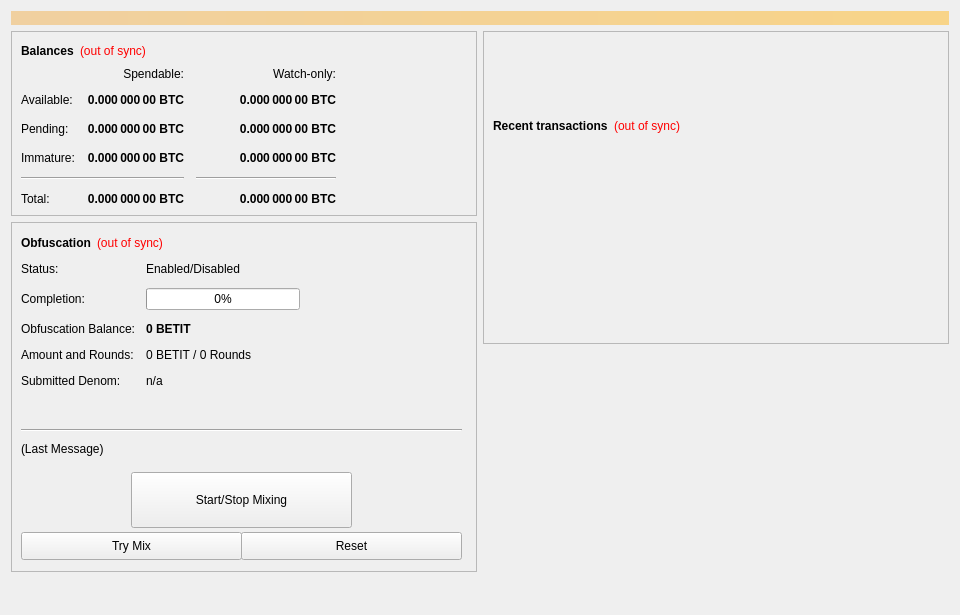
<?xml version="1.0" encoding="UTF-8"?>
<ui version="4.0">
 <class>OverviewPage</class>
 <widget class="QWidget" name="OverviewPage">
  <property name="geometry">
   <rect>
    <x>0</x>
    <y>0</y>
    <width>960</width>
    <height>615</height>
   </rect>
  </property>
  <property name="minimumSize">
   <size>
    <width>960</width>
    <height>0</height>
   </size>
  </property>
  <property name="windowTitle">
   <string>Form</string>
  </property>
  <layout class="QVBoxLayout" name="topLayout">
   <item>
    <widget class="QLabel" name="labelAlerts">
     <property name="visible">
      <bool>false</bool>
     </property>
     <property name="styleSheet">
      <string notr="true">background-color: qlineargradient(x1: 0, y1: 0, x2: 1, y2: 0, stop:0 #F0D0A0, stop:1 #F8D488); color:#000000;</string>
     </property>
     <property name="wordWrap">
      <bool>true</bool>
     </property>
     <property name="margin">
      <number>3</number>
     </property>
    </widget>
   </item>
   <item>
    <layout class="QHBoxLayout" name="horizontalLayout" stretch="1,1">
     <item>
      <layout class="QVBoxLayout" name="verticalLayout_2">
       <item>
        <widget class="QFrame" name="frame">
         <property name="frameShape">
          <enum>QFrame::StyledPanel</enum>
         </property>
         <property name="frameShadow">
          <enum>QFrame::Raised</enum>
         </property>
         <layout class="QVBoxLayout" name="verticalLayout_4">
          <item>
           <layout class="QHBoxLayout" name="horizontalLayout_4">
            <item>
             <widget class="QLabel" name="label_5">
              <property name="font">
               <font>
                <weight>75</weight>
                <bold>true</bold>
               </font>
              </property>
              <property name="text">
               <string>Balances</string>
              </property>
             </widget>
            </item>
            <item>
             <widget class="QLabel" name="labelWalletStatus">
              <property name="cursor">
               <cursorShape>WhatsThisCursor</cursorShape>
              </property>
              <property name="toolTip">
               <string>The displayed information may be out of date. Your wallet automatically synchronizes with the Benitoite network after a connection is established, but this process has not completed yet.</string>
              </property>
              <property name="styleSheet">
               <string notr="true">QLabel { color: red; }</string>
              </property>
              <property name="text">
               <string notr="true">(out of sync)</string>
              </property>
              <property name="alignment">
               <set>Qt::AlignLeading|Qt::AlignLeft|Qt::AlignVCenter</set>
              </property>
             </widget>
            </item>
            <item>
             <spacer name="horizontalSpacer_3">
              <property name="orientation">
               <enum>Qt::Horizontal</enum>
              </property>
              <property name="sizeHint" stdset="0">
               <size>
                <width>40</width>
                <height>20</height>
               </size>
              </property>
             </spacer>
            </item>
           </layout>
          </item>
          <item>
           <layout class="QGridLayout" name="gridLayout">
            <property name="spacing">
             <number>12</number>
            </property>
            <item row="2" column="2">
             <widget class="QLabel" name="labelWatchPending">
              <property name="font">
               <font>
                <weight>75</weight>
                <bold>true</bold>
               </font>
              </property>
              <property name="cursor">
               <cursorShape>IBeamCursor</cursorShape>
              </property>
              <property name="toolTip">
               <string>Unconfirmed transactions to watch-only addresses</string>
              </property>
              <property name="text">
               <string notr="true">0.000 000 00 BTC</string>
              </property>
              <property name="alignment">
               <set>Qt::AlignRight|Qt::AlignTrailing|Qt::AlignVCenter</set>
              </property>
              <property name="textInteractionFlags">
               <set>Qt::LinksAccessibleByMouse|Qt::TextSelectableByKeyboard|Qt::TextSelectableByMouse</set>
              </property>
             </widget>
            </item>
            <item row="2" column="1">
             <widget class="QLabel" name="labelUnconfirmed">
              <property name="font">
               <font>
                <weight>75</weight>
                <bold>true</bold>
               </font>
              </property>
              <property name="cursor">
               <cursorShape>IBeamCursor</cursorShape>
              </property>
              <property name="toolTip">
               <string>Total of transactions that have yet to be confirmed, and do not yet count toward the spendable balance</string>
              </property>
              <property name="text">
               <string notr="true">0.000 000 00 BTC</string>
              </property>
              <property name="alignment">
               <set>Qt::AlignRight|Qt::AlignTrailing|Qt::AlignVCenter</set>
              </property>
              <property name="textInteractionFlags">
               <set>Qt::LinksAccessibleByMouse|Qt::TextSelectableByKeyboard|Qt::TextSelectableByMouse</set>
              </property>
             </widget>
            </item>
            <item row="3" column="2">
             <widget class="QLabel" name="labelWatchImmature">
              <property name="font">
               <font>
                <weight>75</weight>
                <bold>true</bold>
               </font>
              </property>
              <property name="cursor">
               <cursorShape>IBeamCursor</cursorShape>
              </property>
              <property name="toolTip">
               <string>Staked or masternode rewards in watch-only addresses that has not yet matured</string>
              </property>
              <property name="text">
               <string notr="true">0.000 000 00 BTC</string>
              </property>
              <property name="alignment">
               <set>Qt::AlignRight|Qt::AlignTrailing|Qt::AlignVCenter</set>
              </property>
              <property name="textInteractionFlags">
               <set>Qt::LinksAccessibleByMouse|Qt::TextSelectableByKeyboard|Qt::TextSelectableByMouse</set>
              </property>
             </widget>
            </item>
            <item row="4" column="0" colspan="2">
             <widget class="Line" name="lineSpendableBalance">
              <property name="orientation">
               <enum>Qt::Horizontal</enum>
              </property>
             </widget>
            </item>
            <item row="4" column="2">
             <widget class="Line" name="lineWatchBalance">
              <property name="sizePolicy">
               <sizepolicy hsizetype="Preferred" vsizetype="Fixed">
                <horstretch>0</horstretch>
                <verstretch>0</verstretch>
               </sizepolicy>
              </property>
              <property name="minimumSize">
               <size>
                <width>140</width>
                <height>0</height>
               </size>
              </property>
              <property name="orientation">
               <enum>Qt::Horizontal</enum>
              </property>
             </widget>
            </item>
            <item row="5" column="0">
             <widget class="QLabel" name="labelTotalText">
              <property name="text">
               <string>Total:</string>
              </property>
             </widget>
            </item>
            <item row="3" column="1">
             <widget class="QLabel" name="labelImmature">
              <property name="font">
               <font>
                <weight>75</weight>
                <bold>true</bold>
               </font>
              </property>
              <property name="cursor">
               <cursorShape>IBeamCursor</cursorShape>
              </property>
              <property name="toolTip">
               <string>Staked or masternode rewards that has not yet matured</string>
              </property>
              <property name="text">
               <string notr="true">0.000 000 00 BTC</string>
              </property>
              <property name="alignment">
               <set>Qt::AlignRight|Qt::AlignTrailing|Qt::AlignVCenter</set>
              </property>
              <property name="textInteractionFlags">
               <set>Qt::LinksAccessibleByMouse|Qt::TextSelectableByKeyboard|Qt::TextSelectableByMouse</set>
              </property>
             </widget>
            </item>
            <item row="2" column="3">
             <spacer name="horizontalSpacer_2">
              <property name="orientation">
               <enum>Qt::Horizontal</enum>
              </property>
              <property name="sizeHint" stdset="0">
               <size>
                <width>40</width>
                <height>20</height>
               </size>
              </property>
             </spacer>
            </item>
            <item row="3" column="0">
             <widget class="QLabel" name="labelImmatureText">
              <property name="text">
               <string>Immature:</string>
              </property>
             </widget>
            </item>
            <item row="5" column="1">
             <widget class="QLabel" name="labelTotal">
              <property name="font">
               <font>
                <weight>75</weight>
                <bold>true</bold>
               </font>
              </property>
              <property name="cursor">
               <cursorShape>IBeamCursor</cursorShape>
              </property>
              <property name="toolTip">
               <string>Your current total balance</string>
              </property>
              <property name="text">
               <string notr="true">0.000 000 00 BTC</string>
              </property>
              <property name="alignment">
               <set>Qt::AlignRight|Qt::AlignTrailing|Qt::AlignVCenter</set>
              </property>
              <property name="textInteractionFlags">
               <set>Qt::LinksAccessibleByMouse|Qt::TextSelectableByKeyboard|Qt::TextSelectableByMouse</set>
              </property>
             </widget>
            </item>
            <item row="5" column="2">
             <widget class="QLabel" name="labelWatchTotal">
              <property name="font">
               <font>
                <weight>75</weight>
                <bold>true</bold>
               </font>
              </property>
              <property name="cursor">
               <cursorShape>IBeamCursor</cursorShape>
              </property>
              <property name="toolTip">
               <string>Current total balance in watch-only addresses</string>
              </property>
              <property name="text">
               <string notr="true">0.000 000 00 BTC</string>
              </property>
              <property name="alignment">
               <set>Qt::AlignRight|Qt::AlignTrailing|Qt::AlignVCenter</set>
              </property>
              <property name="textInteractionFlags">
               <set>Qt::LinksAccessibleByMouse|Qt::TextSelectableByKeyboard|Qt::TextSelectableByMouse</set>
              </property>
             </widget>
            </item>
            <item row="0" column="2">
             <widget class="QLabel" name="labelWatchonly">
              <property name="text">
               <string>Watch-only:</string>
              </property>
              <property name="alignment">
               <set>Qt::AlignRight|Qt::AlignTrailing|Qt::AlignVCenter</set>
              </property>
             </widget>
            </item>
            <item row="1" column="0">
             <widget class="QLabel" name="labelBalanceText">
              <property name="text">
               <string>Available:</string>
              </property>
             </widget>
            </item>
            <item row="1" column="1">
             <widget class="QLabel" name="labelBalance">
              <property name="font">
               <font>
                <weight>75</weight>
                <bold>true</bold>
               </font>
              </property>
              <property name="cursor">
               <cursorShape>IBeamCursor</cursorShape>
              </property>
              <property name="toolTip">
               <string>Your current spendable balance</string>
              </property>
              <property name="text">
               <string notr="true">0.000 000 00 BTC</string>
              </property>
              <property name="alignment">
               <set>Qt::AlignRight|Qt::AlignTrailing|Qt::AlignVCenter</set>
              </property>
              <property name="textInteractionFlags">
               <set>Qt::LinksAccessibleByMouse|Qt::TextSelectableByKeyboard|Qt::TextSelectableByMouse</set>
              </property>
             </widget>
            </item>
            <item row="1" column="2">
             <widget class="QLabel" name="labelWatchAvailable">
              <property name="font">
               <font>
                <weight>75</weight>
                <bold>true</bold>
               </font>
              </property>
              <property name="cursor">
               <cursorShape>IBeamCursor</cursorShape>
              </property>
              <property name="toolTip">
               <string>Your current balance in watch-only addresses</string>
              </property>
              <property name="text">
               <string notr="true">0.000 000 00 BTC</string>
              </property>
              <property name="alignment">
               <set>Qt::AlignRight|Qt::AlignTrailing|Qt::AlignVCenter</set>
              </property>
              <property name="textInteractionFlags">
               <set>Qt::LinksAccessibleByMouse|Qt::TextSelectableByKeyboard|Qt::TextSelectableByMouse</set>
              </property>
             </widget>
            </item>
            <item row="2" column="0">
             <widget class="QLabel" name="labelPendingText">
              <property name="text">
               <string>Pending:</string>
              </property>
             </widget>
            </item>
            <item row="0" column="1">
             <widget class="QLabel" name="labelSpendable">
              <property name="text">
               <string>Spendable:</string>
              </property>
              <property name="alignment">
               <set>Qt::AlignRight|Qt::AlignTrailing|Qt::AlignVCenter</set>
              </property>
             </widget>
            </item>
           </layout>
          </item>
         </layout>
        </widget>
       </item>
       <item>
        <widget class="QFrame" name="frameObfuscation">
         <property name="minimumSize">
          <size>
           <width>0</width>
           <height>350</height>
          </size>
         </property>
         <property name="layoutDirection">
          <enum>Qt::LeftToRight</enum>
         </property>
         <property name="frameShape">
          <enum>QFrame::StyledPanel</enum>
         </property>
         <property name="frameShadow">
          <enum>QFrame::Raised</enum>
         </property>
         <widget class="QWidget" name="formLayoutWidget">
          <property name="geometry">
           <rect>
            <x>10</x>
            <y>40</y>
            <width>451</width>
            <height>161</height>
           </rect>
          </property>
          <layout class="QFormLayout" name="formLayout">
           <property name="fieldGrowthPolicy">
            <enum>QFormLayout::AllNonFixedFieldsGrow</enum>
           </property>
           <property name="horizontalSpacing">
            <number>11</number>
           </property>
           <property name="verticalSpacing">
            <number>12</number>
           </property>
           <item row="0" column="0">
            <widget class="QLabel" name="label_6">
             <property name="text">
              <string>Status:</string>
             </property>
            </widget>
           </item>
           <item row="1" column="0">
            <widget class="QLabel" name="label_7">
             <property name="text">
              <string>Completion:</string>
             </property>
            </widget>
           </item>
           <item row="1" column="1">
            <widget class="QProgressBar" name="obfuscationProgress">
             <property name="maximumSize">
              <size>
               <width>154</width>
               <height>16777215</height>
              </size>
             </property>
             <property name="value">
              <number>0</number>
             </property>
            </widget>
           </item>
           <item row="2" column="0">
            <widget class="QLabel" name="labelAnonymizedText">
             <property name="text">
              <string>Obfuscation Balance:</string>
             </property>
            </widget>
           </item>
           <item row="2" column="1">
            <widget class="QLabel" name="labelAnonymized">
             <property name="font">
              <font>
               <weight>75</weight>
               <bold>true</bold>
              </font>
             </property>
             <property name="text">
              <string notr="true">0 BETIT</string>
             </property>
            </widget>
           </item>
           <item row="3" column="0">
            <widget class="QLabel" name="label_8">
             <property name="text">
              <string>Amount and Rounds:</string>
             </property>
            </widget>
           </item>
           <item row="3" column="1">
            <widget class="QLabel" name="labelAmountRounds">
             <property name="text">
              <string>0 BETIT / 0 Rounds</string>
             </property>
            </widget>
           </item>
           <item row="4" column="0">
            <widget class="QLabel" name="label_9">
             <property name="text">
              <string>Submitted Denom:</string>
             </property>
            </widget>
           </item>
           <item row="4" column="1">
            <widget class="QLabel" name="labelSubmittedDenom">
             <property name="toolTip">
              <string>The denominations you submitted to the Masternode.&lt;br&gt;To mix, other users must submit the exact same denominations.</string>
             </property>
             <property name="text">
              <string>n/a</string>
             </property>
            </widget>
           </item>
           <item row="0" column="1">
            <widget class="QLabel" name="obfuscationEnabled">
             <property name="text">
              <string>Enabled/Disabled</string>
             </property>
            </widget>
           </item>
          </layout>
         </widget>
         <widget class="QPushButton" name="runAutoDenom">
          <property name="geometry">
           <rect>
            <x>251</x>
            <y>17</y>
            <width>1</width>
            <height>1</height>
           </rect>
          </property>
          <property name="palette">
           <palette>
            <active>
             <colorrole role="WindowText">
              <brush brushstyle="SolidPattern">
               <color alpha="255">
                <red>0</red>
                <green>0</green>
                <blue>0</blue>
               </color>
              </brush>
             </colorrole>
             <colorrole role="Button">
              <brush brushstyle="SolidPattern">
               <color alpha="255">
                <red>239</red>
                <green>238</green>
                <blue>238</blue>
               </color>
              </brush>
             </colorrole>
             <colorrole role="Light">
              <brush brushstyle="SolidPattern">
               <color alpha="255">
                <red>255</red>
                <green>255</green>
                <blue>255</blue>
               </color>
              </brush>
             </colorrole>
             <colorrole role="Midlight">
              <brush brushstyle="SolidPattern">
               <color alpha="255">
                <red>247</red>
                <green>246</green>
                <blue>246</blue>
               </color>
              </brush>
             </colorrole>
             <colorrole role="Dark">
              <brush brushstyle="SolidPattern">
               <color alpha="255">
                <red>119</red>
                <green>119</green>
                <blue>119</blue>
               </color>
              </brush>
             </colorrole>
             <colorrole role="Mid">
              <brush brushstyle="SolidPattern">
               <color alpha="255">
                <red>159</red>
                <green>159</green>
                <blue>159</blue>
               </color>
              </brush>
             </colorrole>
             <colorrole role="Text">
              <brush brushstyle="SolidPattern">
               <color alpha="255">
                <red>0</red>
                <green>0</green>
                <blue>0</blue>
               </color>
              </brush>
             </colorrole>
             <colorrole role="BrightText">
              <brush brushstyle="SolidPattern">
               <color alpha="255">
                <red>255</red>
                <green>255</green>
                <blue>255</blue>
               </color>
              </brush>
             </colorrole>
             <colorrole role="ButtonText">
              <brush brushstyle="SolidPattern">
               <color alpha="255">
                <red>0</red>
                <green>0</green>
                <blue>0</blue>
               </color>
              </brush>
             </colorrole>
             <colorrole role="Base">
              <brush brushstyle="SolidPattern">
               <color alpha="255">
                <red>255</red>
                <green>255</green>
                <blue>255</blue>
               </color>
              </brush>
             </colorrole>
             <colorrole role="Window">
              <brush brushstyle="SolidPattern">
               <color alpha="255">
                <red>239</red>
                <green>238</green>
                <blue>238</blue>
               </color>
              </brush>
             </colorrole>
             <colorrole role="Shadow">
              <brush brushstyle="SolidPattern">
               <color alpha="255">
                <red>0</red>
                <green>0</green>
                <blue>0</blue>
               </color>
              </brush>
             </colorrole>
             <colorrole role="AlternateBase">
              <brush brushstyle="SolidPattern">
               <color alpha="255">
                <red>247</red>
                <green>246</green>
                <blue>246</blue>
               </color>
              </brush>
             </colorrole>
             <colorrole role="ToolTipBase">
              <brush brushstyle="SolidPattern">
               <color alpha="255">
                <red>255</red>
                <green>255</green>
                <blue>220</blue>
               </color>
              </brush>
             </colorrole>
             <colorrole role="ToolTipText">
              <brush brushstyle="SolidPattern">
               <color alpha="255">
                <red>0</red>
                <green>0</green>
                <blue>0</blue>
               </color>
              </brush>
             </colorrole>
            </active>
            <inactive>
             <colorrole role="WindowText">
              <brush brushstyle="SolidPattern">
               <color alpha="255">
                <red>0</red>
                <green>0</green>
                <blue>0</blue>
               </color>
              </brush>
             </colorrole>
             <colorrole role="Button">
              <brush brushstyle="SolidPattern">
               <color alpha="255">
                <red>239</red>
                <green>238</green>
                <blue>238</blue>
               </color>
              </brush>
             </colorrole>
             <colorrole role="Light">
              <brush brushstyle="SolidPattern">
               <color alpha="255">
                <red>255</red>
                <green>255</green>
                <blue>255</blue>
               </color>
              </brush>
             </colorrole>
             <colorrole role="Midlight">
              <brush brushstyle="SolidPattern">
               <color alpha="255">
                <red>247</red>
                <green>246</green>
                <blue>246</blue>
               </color>
              </brush>
             </colorrole>
             <colorrole role="Dark">
              <brush brushstyle="SolidPattern">
               <color alpha="255">
                <red>119</red>
                <green>119</green>
                <blue>119</blue>
               </color>
              </brush>
             </colorrole>
             <colorrole role="Mid">
              <brush brushstyle="SolidPattern">
               <color alpha="255">
                <red>159</red>
                <green>159</green>
                <blue>159</blue>
               </color>
              </brush>
             </colorrole>
             <colorrole role="Text">
              <brush brushstyle="SolidPattern">
               <color alpha="255">
                <red>0</red>
                <green>0</green>
                <blue>0</blue>
               </color>
              </brush>
             </colorrole>
             <colorrole role="BrightText">
              <brush brushstyle="SolidPattern">
               <color alpha="255">
                <red>255</red>
                <green>255</green>
                <blue>255</blue>
               </color>
              </brush>
             </colorrole>
             <colorrole role="ButtonText">
              <brush brushstyle="SolidPattern">
               <color alpha="255">
                <red>0</red>
                <green>0</green>
                <blue>0</blue>
               </color>
              </brush>
             </colorrole>
             <colorrole role="Base">
              <brush brushstyle="SolidPattern">
               <color alpha="255">
                <red>255</red>
                <green>255</green>
                <blue>255</blue>
               </color>
              </brush>
             </colorrole>
             <colorrole role="Window">
              <brush brushstyle="SolidPattern">
               <color alpha="255">
                <red>239</red>
                <green>238</green>
                <blue>238</blue>
               </color>
              </brush>
             </colorrole>
             <colorrole role="Shadow">
              <brush brushstyle="SolidPattern">
               <color alpha="255">
                <red>0</red>
                <green>0</green>
                <blue>0</blue>
               </color>
              </brush>
             </colorrole>
             <colorrole role="AlternateBase">
              <brush brushstyle="SolidPattern">
               <color alpha="255">
                <red>247</red>
                <green>246</green>
                <blue>246</blue>
               </color>
              </brush>
             </colorrole>
             <colorrole role="ToolTipBase">
              <brush brushstyle="SolidPattern">
               <color alpha="255">
                <red>255</red>
                <green>255</green>
                <blue>220</blue>
               </color>
              </brush>
             </colorrole>
             <colorrole role="ToolTipText">
              <brush brushstyle="SolidPattern">
               <color alpha="255">
                <red>0</red>
                <green>0</green>
                <blue>0</blue>
               </color>
              </brush>
             </colorrole>
            </inactive>
            <disabled>
             <colorrole role="WindowText">
              <brush brushstyle="SolidPattern">
               <color alpha="255">
                <red>119</red>
                <green>119</green>
                <blue>119</blue>
               </color>
              </brush>
             </colorrole>
             <colorrole role="Button">
              <brush brushstyle="SolidPattern">
               <color alpha="255">
                <red>239</red>
                <green>238</green>
                <blue>238</blue>
               </color>
              </brush>
             </colorrole>
             <colorrole role="Light">
              <brush brushstyle="SolidPattern">
               <color alpha="255">
                <red>255</red>
                <green>255</green>
                <blue>255</blue>
               </color>
              </brush>
             </colorrole>
             <colorrole role="Midlight">
              <brush brushstyle="SolidPattern">
               <color alpha="255">
                <red>247</red>
                <green>246</green>
                <blue>246</blue>
               </color>
              </brush>
             </colorrole>
             <colorrole role="Dark">
              <brush brushstyle="SolidPattern">
               <color alpha="255">
                <red>119</red>
                <green>119</green>
                <blue>119</blue>
               </color>
              </brush>
             </colorrole>
             <colorrole role="Mid">
              <brush brushstyle="SolidPattern">
               <color alpha="255">
                <red>159</red>
                <green>159</green>
                <blue>159</blue>
               </color>
              </brush>
             </colorrole>
             <colorrole role="Text">
              <brush brushstyle="SolidPattern">
               <color alpha="255">
                <red>119</red>
                <green>119</green>
                <blue>119</blue>
               </color>
              </brush>
             </colorrole>
             <colorrole role="BrightText">
              <brush brushstyle="SolidPattern">
               <color alpha="255">
                <red>255</red>
                <green>255</green>
                <blue>255</blue>
               </color>
              </brush>
             </colorrole>
             <colorrole role="ButtonText">
              <brush brushstyle="SolidPattern">
               <color alpha="255">
                <red>119</red>
                <green>119</green>
                <blue>119</blue>
               </color>
              </brush>
             </colorrole>
             <colorrole role="Base">
              <brush brushstyle="SolidPattern">
               <color alpha="255">
                <red>239</red>
                <green>238</green>
                <blue>238</blue>
               </color>
              </brush>
             </colorrole>
             <colorrole role="Window">
              <brush brushstyle="SolidPattern">
               <color alpha="255">
                <red>239</red>
                <green>238</green>
                <blue>238</blue>
               </color>
              </brush>
             </colorrole>
             <colorrole role="Shadow">
              <brush brushstyle="SolidPattern">
               <color alpha="255">
                <red>0</red>
                <green>0</green>
                <blue>0</blue>
               </color>
              </brush>
             </colorrole>
             <colorrole role="AlternateBase">
              <brush brushstyle="SolidPattern">
               <color alpha="255">
                <red>239</red>
                <green>238</green>
                <blue>238</blue>
               </color>
              </brush>
             </colorrole>
             <colorrole role="ToolTipBase">
              <brush brushstyle="SolidPattern">
               <color alpha="255">
                <red>255</red>
                <green>255</green>
                <blue>220</blue>
               </color>
              </brush>
             </colorrole>
             <colorrole role="ToolTipText">
              <brush brushstyle="SolidPattern">
               <color alpha="255">
                <red>0</red>
                <green>0</green>
                <blue>0</blue>
               </color>
              </brush>
             </colorrole>
            </disabled>
           </palette>
          </property>
          <property name="focusPolicy">
           <enum>Qt::NoFocus</enum>
          </property>
          <property name="autoFillBackground">
           <bool>true</bool>
          </property>
          <property name="text">
           <string/>
          </property>
          <property name="flat">
           <bool>true</bool>
          </property>
         </widget>
         <widget class="QPushButton" name="toggleObfuscation">
          <property name="geometry">
           <rect>
            <x>120</x>
            <y>250</y>
            <width>221</width>
            <height>56</height>
           </rect>
          </property>
          <property name="sizePolicy">
           <sizepolicy hsizetype="MinimumExpanding" vsizetype="Fixed">
            <horstretch>0</horstretch>
            <verstretch>0</verstretch>
           </sizepolicy>
          </property>
          <property name="text">
           <string>Start/Stop Mixing</string>
          </property>
         </widget>
         <widget class="Line" name="lineLastMessage">
          <property name="geometry">
           <rect>
            <x>10</x>
            <y>200</y>
            <width>441</width>
            <height>16</height>
           </rect>
          </property>
          <property name="orientation">
           <enum>Qt::Horizontal</enum>
          </property>
         </widget>
         <widget class="QLabel" name="obfuscationStatus">
          <property name="geometry">
           <rect>
            <x>10</x>
            <y>220</y>
            <width>451</width>
            <height>61</height>
           </rect>
          </property>
          <property name="minimumSize">
           <size>
            <width>288</width>
            <height>43</height>
           </size>
          </property>
          <property name="text">
           <string>(Last Message)</string>
          </property>
          <property name="alignment">
           <set>Qt::AlignLeading|Qt::AlignLeft|Qt::AlignTop</set>
          </property>
          <property name="wordWrap">
           <bool>true</bool>
          </property>
         </widget>
         <widget class="QPushButton" name="obfuscationAuto">
          <property name="geometry">
           <rect>
            <x>10</x>
            <y>310</y>
            <width>221</width>
            <height>28</height>
           </rect>
          </property>
          <property name="sizePolicy">
           <sizepolicy hsizetype="MinimumExpanding" vsizetype="Fixed">
            <horstretch>0</horstretch>
            <verstretch>0</verstretch>
           </sizepolicy>
          </property>
          <property name="toolTip">
           <string>Try to manually submit a Obfuscation request.</string>
          </property>
          <property name="text">
           <string>Try Mix</string>
          </property>
         </widget>
         <widget class="QPushButton" name="obfuscationReset">
          <property name="geometry">
           <rect>
            <x>230</x>
            <y>310</y>
            <width>221</width>
            <height>28</height>
           </rect>
          </property>
          <property name="sizePolicy">
           <sizepolicy hsizetype="MinimumExpanding" vsizetype="Fixed">
            <horstretch>0</horstretch>
            <verstretch>0</verstretch>
           </sizepolicy>
          </property>
          <property name="toolTip">
           <string>Reset the current status of Obfuscation (can interrupt Obfuscation if it's in the process of Mixing, which can cost you money!)</string>
          </property>
          <property name="autoFillBackground">
           <bool>false</bool>
          </property>
          <property name="text">
           <string>Reset</string>
          </property>
         </widget>
         <widget class="QWidget" name="layoutWidget">
          <property name="geometry">
           <rect>
            <x>10</x>
            <y>10</y>
            <width>431</width>
            <height>22</height>
           </rect>
          </property>
          <layout class="QHBoxLayout" name="horizontalLayout_5">
           <item>
            <widget class="QLabel" name="label_2">
             <property name="font">
              <font>
               <weight>75</weight>
               <bold>true</bold>
              </font>
             </property>
             <property name="text">
              <string>Obfuscation</string>
             </property>
            </widget>
           </item>
           <item>
            <widget class="QLabel" name="labelObfuscationSyncStatus">
             <property name="toolTip">
              <string>The displayed information may be out of date. Your wallet automatically synchronizes with the Benitoite network after a connection is established, but this process has not completed yet.</string>
             </property>
             <property name="styleSheet">
              <string notr="true">QLabel { color: red; }</string>
             </property>
             <property name="text">
              <string notr="true">(out of sync)</string>
             </property>
             <property name="alignment">
              <set>Qt::AlignLeading|Qt::AlignLeft|Qt::AlignVCenter</set>
             </property>
            </widget>
           </item>
           <item>
            <spacer name="horizontalSpacer_4">
             <property name="orientation">
              <enum>Qt::Horizontal</enum>
             </property>
             <property name="sizeHint" stdset="0">
              <size>
               <width>40</width>
               <height>20</height>
              </size>
             </property>
            </spacer>
           </item>
          </layout>
         </widget>
        </widget>
       </item>
       <item>
        <spacer name="verticalSpacer">
         <property name="orientation">
          <enum>Qt::Vertical</enum>
         </property>
         <property name="sizeHint" stdset="0">
          <size>
           <width>20</width>
           <height>40</height>
          </size>
         </property>
        </spacer>
       </item>
      </layout>
     </item>
     <item>
      <layout class="QVBoxLayout" name="verticalLayout_3">
       <item>
        <widget class="QFrame" name="frame_2">
         <property name="frameShape">
          <enum>QFrame::StyledPanel</enum>
         </property>
         <property name="frameShadow">
          <enum>QFrame::Raised</enum>
         </property>
         <layout class="QVBoxLayout" name="verticalLayout">
          <item>
           <spacer name="verticalSpacer_3">
            <property name="orientation">
             <enum>Qt::Vertical</enum>
            </property>
            <property name="sizeType">
             <enum>QSizePolicy::Fixed</enum>
            </property>
            <property name="sizeHint" stdset="0">
             <size>
              <width>20</width>
              <height>75</height>
             </size>
            </property>
           </spacer>
          </item>
          <item>
           <layout class="QHBoxLayout" name="horizontalLayout_2">
            <item>
             <widget class="QLabel" name="label_4">
              <property name="font">
               <font>
                <weight>75</weight>
                <bold>true</bold>
               </font>
              </property>
              <property name="text">
               <string>Recent transactions</string>
              </property>
             </widget>
            </item>
            <item>
             <widget class="QLabel" name="labelTransactionsStatus">
              <property name="cursor">
               <cursorShape>WhatsThisCursor</cursorShape>
              </property>
              <property name="toolTip">
               <string>The displayed information may be out of date. Your wallet automatically synchronizes with the Benitoite network after a connection is established, but this process has not completed yet.</string>
              </property>
              <property name="styleSheet">
               <string notr="true">QLabel { color: red; }</string>
              </property>
              <property name="text">
               <string notr="true">(out of sync)</string>
              </property>
              <property name="alignment">
               <set>Qt::AlignRight|Qt::AlignTrailing|Qt::AlignVCenter</set>
              </property>
             </widget>
            </item>
            <item>
             <spacer name="horizontalSpacer">
              <property name="orientation">
               <enum>Qt::Horizontal</enum>
              </property>
              <property name="sizeHint" stdset="0">
               <size>
                <width>40</width>
                <height>20</height>
               </size>
              </property>
             </spacer>
            </item>
           </layout>
          </item>
          <item>
           <widget class="QListView" name="listTransactions">
            <property name="styleSheet">
             <string notr="true">QListView { background: transparent; }</string>
            </property>
            <property name="frameShape">
             <enum>QFrame::NoFrame</enum>
            </property>
            <property name="verticalScrollBarPolicy">
             <enum>Qt::ScrollBarAlwaysOff</enum>
            </property>
            <property name="horizontalScrollBarPolicy">
             <enum>Qt::ScrollBarAlwaysOff</enum>
            </property>
            <property name="selectionMode">
             <enum>QAbstractItemView::NoSelection</enum>
            </property>
           </widget>
          </item>
         </layout>
        </widget>
       </item>
       <item>
        <spacer name="verticalSpacer_2">
         <property name="orientation">
          <enum>Qt::Vertical</enum>
         </property>
         <property name="sizeType">
          <enum>QSizePolicy::Expanding</enum>
         </property>
         <property name="sizeHint" stdset="0">
          <size>
           <width>20</width>
           <height>40</height>
          </size>
         </property>
        </spacer>
       </item>
      </layout>
     </item>
    </layout>
   </item>
  </layout>
 </widget>
 <resources/>
 <connections/>
</ui>
